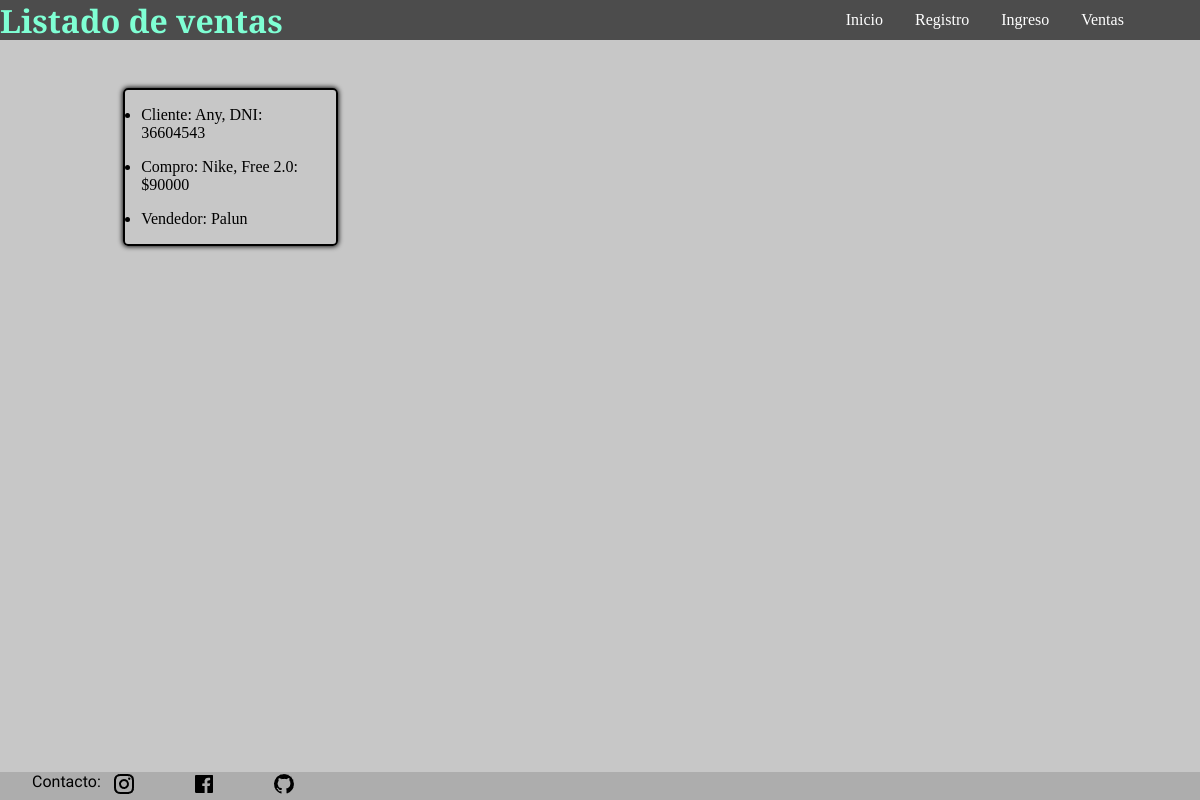
The app's page /ventas/ventas/lista_ventas, older data.
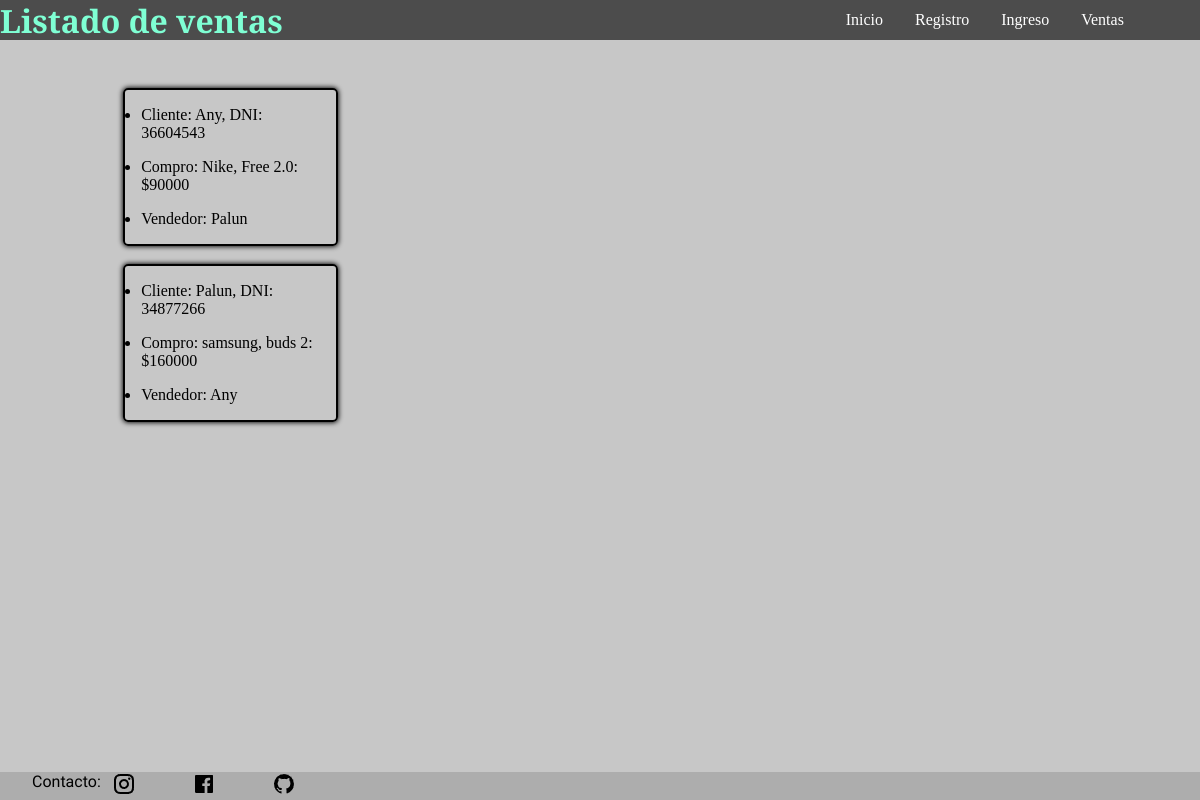
The same page, newer data.
### ventas/models.py (models this page shows, shortened)
class Venta(models.Model):
    producto = models.ForeignKey(NuevoProducto, on_delete=models.PROTECT)
    cliente = models.ForeignKey(NuevoCliente, on_delete=models.PROTECT)
    vendedor = models.ForeignKey(Usuario,on_delete=models.PROTECT)
    fecha_hora = models.DateTimeField(auto_now_add=True)
    class Meta:
        verbose_name = 'Venta'
        verbose_name_plural = 'Ventas'

class NuevoCliente(models.Model):
    nombre = models.CharField(max_length=50)
    DNI = models.CharField(max_length=8,validators=[RegexValidator(r'^\d{7,8}$', 'Ingrese un máximo de 8 dígitos.')], unique=True, error_messages={'unique': 'El DNI debe ir sin puntos'})
    fecha_nacimiento = models.DateField()
    direccion = models.CharField(max_length=100)
    localidad = models.ForeignKey(Localidad, on_delete=models.SET_NULL, null=True, blank=True)
    def __str__(self):
        return f'{self.nombre}, DNI: {self.DNI}'
    class Meta:
        verbose_name = 'Cliente'
        verbose_name_plural = 'Clientes'

class NuevoProducto(models.Model):
    nombre = models.CharField(max_length=100, unique=True, error_messages={'unique': 'Ese producto ya esta registrado.'})
    marca = models.ForeignKey(Marca, on_delete=models.CASCADE, null=True, blank=True)
    precio = models.IntegerField()
    def __str__(self):
        return f'{self.marca}, {self.nombre}: ${self.precio}'
    class Meta:
        verbose_name = 'Producto'
        verbose_name_plural = 'Productos'

class Marca(models.Model):
    nombre = models.CharField(max_length=100, unique=True, error_messages={'unique': 'Esa marca ya esta registrada.'})
    pais_origen = models.ForeignKey(Pais, on_delete=models.CASCADE, null=True, blank=True)
    def __str__(self):
        return self.nombre
    class Meta:
        verbose_name = 'Marca'
        verbose_name_plural = 'Marcas'

### ingreso/models.py (models this page shows)
class Usuario(models.Model):
    nombre = models.CharField(max_length=50, verbose_name='Nombre')
    nacimiento = models.DateField(verbose_name='Fecha de nacimiento')
    puesto = models.CharField(max_length=50, verbose_name='Puesto')
    fecha_ingreso = models.DateField(verbose_name='Ingreso a la empresa')
    def __str__(self):
        return self.nombre
    class Meta:
        verbose_name = "usuario"
        verbose_name_plural = "usuarios"

### ventas/views.py (the view)
# urls.py: path('ventas/lista_ventas', listaventas, name='lista_ventas'),
def listaventas(request):
    lista_ventas = Venta.objects.all()
    return render(request, 'ventas/lista_ventas.html', {'lista_ventas': lista_ventas})

### ventas/templates/ventas/lista_ventas.html (shortened to what this page needs)
{% extends 'core/base.html' %}
{% block content %}
    <nav class="contenedor_nav">
        <div class="navegador">
            <h2 class="titulo">Listado de ventas</h2>
        </div>
        <div class="links">
            <p><a href="{% url 'core:index' %}" class="link">Inicio</a></p>
            <p><a href="{% url 'ingreso:registro_index' %}" class="link">Registro</a></p>
            <p><a href="{% url 'ingreso:index' %}" class="link">Ingreso</a></p>
            <p><a href="{% url 'ventas:index' %}" class="link">Ventas</a></p>
        </div>
    </nav>
    <div class="cuerpo">
        <main class="principal">
            <div class="lista_ventas">
                {% for lista in lista_ventas %}
                <ul class="lista">
                    <li>Cliente: {{ lista.cliente }}</li>
                    <li>Compro: {{lista.producto}}</li>
                    <li>Vendedor: {{lista.vendedor}}</li>
                </ul>
                <br>
                {% endfor %}
            </div>
        </main>
    </div>
{% endblock content %}

Row changes from the older to the newer data that the page shows:
added Venta: cliente "Palun, DNI: 34877266", producto "samsung, buds 2: $160000", vendedor "Any"
